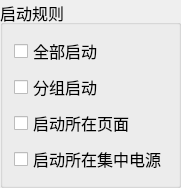
  <widget class="QGroupBox" name="StartRuleBox">
   <property name="geometry">
    <rect>
     <x>550</x>
     <y>20</y>
     <width>180</width>
     <height>130</height>
    </rect>
   </property>
   <property name="font">
    <font>
     <pointsize>12</pointsize>
    </font>
   </property>
   <property name="title">
    <string>启动规则</string>
   </property>
   <property name="checkable">
    <bool>false</bool>
   </property>
   <property name="checked">
    <bool>false</bool>
   </property>
   <layout class="QVBoxLayout" name="verticalLayout_15">
    <item>
     <widget class="QCheckBox" name="allStartCheckBox">
      <property name="font">
       <font>
        <pointsize>12</pointsize>
       </font>
      </property>
      <property name="text">
       <string>全部启动</string>
      </property>
     </widget>
    </item>
    <item>
     <widget class="QCheckBox" name="onlyStartGroupCheckBox">
      <property name="font">
       <font>
        <pointsize>12</pointsize>
       </font>
      </property>
      <property name="text">
       <string>分组启动</string>
      </property>
     </widget>
    </item>
    <item>
     <widget class="QCheckBox" name="onlyStartPageCheckBox">
      <property name="font">
       <font>
        <pointsize>12</pointsize>
       </font>
      </property>
      <property name="text">
       <string>启动所在页面</string>
      </property>
     </widget>
    </item>
    <item>
     <widget class="QCheckBox" name="onlyStartDistributionCheckBox">
      <property name="font">
       <font>
        <pointsize>12</pointsize>
       </font>
      </property>
      <property name="text">
       <string>启动所在集中电源</string>
      </property>
     </widget>
    </item>
   </layout>
  </widget>
